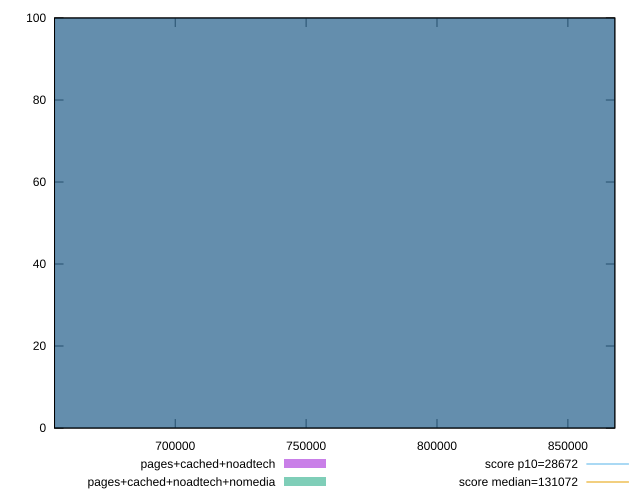

This figure's gnuplot source:
reset

$pagesCachedNoadtech <<EOF
747322.5580993333 100
EOF

$pagesCachedNoadtechNomedia <<EOF
747322.5580993333 100
EOF

set key outside below
set boxwidth 249107.51936644444
set xrange [653888.8166666667:867933.75]
set yrange [0:100]
set trange [0:100]
set style fill transparent solid 0.5 noborder

set parametric
set terminal svg size 640, 500 enhanced background rgb 'white'
set output "report_00015_2021-02-09T16-11-33.973Z/uses-long-cache-ttl/comparison/histogram/2_vs_3.svg"

plot $pagesCachedNoadtech title "pages+cached+noadtech" with boxes, \
     $pagesCachedNoadtechNomedia title "pages+cached+noadtech+nomedia" with boxes, \
     28672,t title "score p10=28672", \
     131072,t title "score median=131072"

reset
